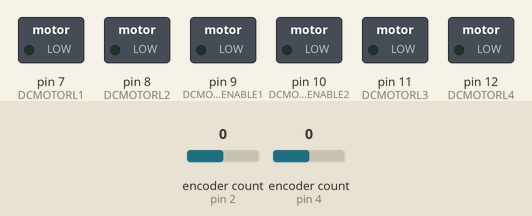
Recording of a sketch running on a simulated Arduino Uno, built with avr-gcc and run on an emulated ATmega328P. Parts: switched loads named in the sketch (green lamp = pin HIGH). The test bench sets the inputs (shaded band); at power-on: encoder count (sensors on pin 2, pin 4) 0. What the sketch prints to the serial monitor is not drawn.

Above: at 0.1 s.
At 2.1 s:
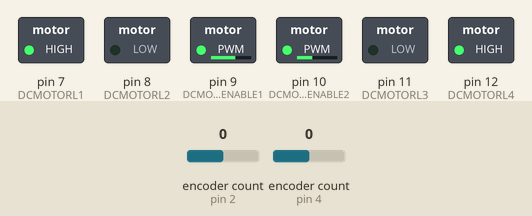
Timing chart, 0 to 3.6 s (numbered marks = the images above):
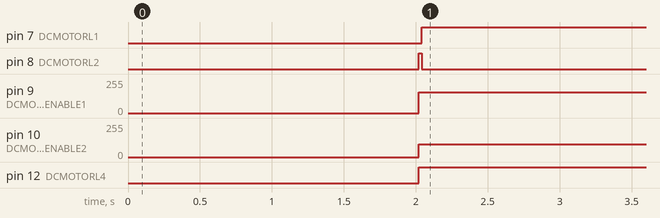

The sketch:

windchill_uno.ino
```cpp
/*
   windchill.ino

   windchill control software
*/

#include <PID_v1.h>
#include <Encoder.h>

#define DEBUG
#ifdef DEBUG
  #define DEBUG_PRINT(x) Serial.println(x)
#else
  #define DEBUG_PRINT(x)
#endif

#define SENSOR0 A0
#define SENSOR1 A1
#define SENSOR2 A2
#define SENSOR3 A3
#define SENSOR4 A4
#define SENSOR5 A5

#define PIN0 0 // RX0 & USB TO TTL
#define PIN1 1 // TX0 & USB TO TTL
#define DCMOTORENCODER1CHA 2 // INT0
#define DCMOTORENCODER1CHB 3 // INT1 & PWM
#define DCMOTORENCODER2CHA 4
#define DCMOTORENCODER2CHB 5
#define PIN6 6 // PWM
#define DCMOTORL1 7
#define DCMOTORL2 8
#define DCMOTORENABLE1 9 // PWM
#define DCMOTORENABLE2 10 // PWM
#define DCMOTORL3 11 // PWM
#define DCMOTORL4 12
#define PIN13 13 // LED

#define REVOLUTION 720 // encoder ticks per revolution

#define FORWARD 1
#define BACKWARD -1

void (*state)(void); // current state of the machine
void (*savestate)(void); // saved state for returning to state

// position of the device relative to bottom left corner
double position_x; // [m]
double position_y; // [m]
// maximum coordinates of the system
double max_x; // [m]
double max_y; // [m]

// encoder data objects
Encoder dcmotorenc1(DCMOTORENCODER1CHA, DCMOTORENCODER1CHB);
Encoder dcmotorenc2(DCMOTORENCODER2CHA, DCMOTORENCODER2CHB);
int32_t prevenc1;
int32_t prevenc2;
double prevvel1;
double prevvel2;

// time values
unsigned long prevtime;

// PID values for dc motor 1
double dcmotorsetpoint1;
double dcmotorinput1;
double dcmotoroutput1;
// PID constants dc motor 1
double kp1 = 10.0;
double ki1 = 0.0;
double kd1 = 0.0;
// PID values for dc motor 2
double dcmotorsetpoint2;
double dcmotorinput2;
double dcmotoroutput2;
// PID constants for dc motor 2
double kp2 = 10.0;
double ki2 = 0.0;
double kd2 = 0.0;

PID dcmotorpid1(&dcmotorinput1, &dcmotoroutput1, &dcmotorsetpoint1, kp1, ki1, kd1, DIRECT);
PID dcmotorpid2(&dcmotorinput2, &dcmotoroutput2, &dcmotorsetpoint2, kp2, ki2, kd2, DIRECT);

// initializes the pins
void setup() {
  // sets initial state to on procedure
  state = &on;
  savestate = NULL;
  // begin serial
  Serial.begin(9600);


  // dc motor output pins
  pinMode(DCMOTORENABLE1, OUTPUT);
  pinMode(DCMOTORENABLE2, OUTPUT);
  pinMode(DCMOTORL1, OUTPUT);
  pinMode(DCMOTORL2, OUTPUT);
  pinMode(DCMOTORL3, OUTPUT);
  pinMode(DCMOTORL4, OUTPUT);

  // set dc motors to turn off and reset
  dcmotorreset();
  // reset values for next state
  exitstate();
}

// runs function of whichever state the system is currently in
void loop() {
  (*state)();
}

// all systems powered but not performing any actions
// can transition to state of performing actions
void standby() {
  DEBUG_PRINT("standby state");
  // TURNS BOTH DC MOTORS OFF
  analogWrite(DCMOTORENABLE1, 0);
  analogWrite(DCMOTORENABLE2, 0);
  digitalWrite(DCMOTORL1, LOW);
  digitalWrite(DCMOTORL2, LOW);
  digitalWrite(DCMOTORL3, LOW);
  digitalWrite(DCMOTORL4, LOW);
  if (((micros() - prevtime) / 1000000) > 1) {
    state = &right;
    prevtime = micros();
  }
  else {
    return;
  }
}

// turns the device on and performs all checks necessary
void on() {
  state = &standby;
  return;
}

// reads sensors to determine location of the device relative to its environment
void calibrate() {
  return;
}

void forward() {
  DEBUG_PRINT("forward state");
  // turns on PID control
  dcmotorpidon();

  dcmotordirection(0, 1);
  dcmotordirection(1, 1);
  analogWrite(DCMOTORENABLE1, 96);
  analogWrite(DCMOTORENABLE2, 96);

  if (abs(dcmotorenc1.read()) > 720) {
    dcmotorreset();
    state = &right;
    exitstate();
  }
  else {
    return;
  }
}

void forward_climb() {
  DEBUG_PRINT("Forward Climb State");
  // turns on PID control
  dcmotorpidon();

  dcmotordirection(0, FORWARD);
  dcmotordirection(1, FORWARD);
  analogWrite(DCMOTORENABLE1, 96);
  analogWrite(DCMOTORENABLE2, 96);
}

void forward_descend() {
  DEBUG_PRINT("Forward Descend State");
  // turns on PID control
  dcmotorpidon();

  dcmotordirection(0, FORWARD);
  dcmotordirection(0, FORWARD);
  analogWrite(DCMOTORENABLE1, 155);
  analogWrite(DCMOTORENABLE2, 96);
}

void right() {
  DEBUG_PRINT("Right State");
  if (savestate != state) {
    savestate = &right;
    state = &reverse_turn;
  }
  else {
    savestate = &right;
  }

  // turns on PID control software
  dcmotorpidon();

  dcmotordirection(0, FORWARD);
  dcmotordirection(1, BACKWARD);
  analogWrite(DCMOTORENABLE1, 155);
  analogWrite(DCMOTORENABLE2, 96);

  if (abs(dcmotorenc1.read()) > 720) {
    dcmotorreset();
    state = &forward;
    exitstate();
    savestate = NULL;
  }
  else  {
    return;
  }
}

void left() {
  DEBUG_PRINT("Left State");
  // turns on PID control software
  dcmotorpidon();

  dcmotordirection(0, BACKWARD);
  dcmotordirection(1, FORWARD);

  if (true) {
    return;
  }
  else if (false) {
    dcmotorreset();
    exitstate();
  }
}

void reverse() {
  DEBUG_PRINT("Reverse State");
  // turns on PID control software
  dcmotorpidon();

  if (true) {
    return;
  }
  else if (false) {
    dcmotorreset();
    exitstate();
  }
}

/*
 * performs a short reverse to turn properly
 */
void reverse_turn() {
  DEBUG_PRINT("Reverse Turn State");
  // turns on PID control software
  dcmotorpidon();

  dcmotordirection(0, BACKWARD);
  dcmotordirection(1, BACKWARD);
  analogWrite(DCMOTORENABLE1,155);
  analogWrite(DCMOTORENABLE2, 96);

  // perform short backup and return to previous state
  if (abs(dcmotorenc1.read()) > 720) {
    state = savestate;
    dcmotorreset();
    exitstate();
  }
  else {
    return;
  }
}

// ********** MOTOR UTILITY FUNCTIONS **********

/*
 * reset dc motors and PID
 */
void dcmotorreset() {
  dcmotorpid1.SetMode(MANUAL);
  dcmotorpid2.SetMode(MANUAL);
  analogWrite(DCMOTORENABLE1, 0);
  analogWrite(DCMOTORENABLE2, 0);
  digitalWrite(DCMOTORL1, LOW);
  digitalWrite(DCMOTORL2, LOW);
  digitalWrite(DCMOTORL3, LOW);
  digitalWrite(DCMOTORL4, LOW);
}

/*
 * turn on dc motor pid
 */
void dcmotorpidon() {
  dcmotorpid1.SetMode(AUTOMATIC);
  dcmotorpid2.SetMode(AUTOMATIC);
}

/*
 * turn off dc motor pid
 */
void dcmotorpidoff() {
  dcmotorpid1.SetMode(MANUAL);
  dcmotorpid2.SetMode(MANUAL);
}

// dc motor control
void dcmotordirection(int motor, int d) {
  if (d == 0){
    return;
  }
  if (motor == 0) {
    if (d == FORWARD) {
      digitalWrite(DCMOTORL1, LOW);
      digitalWrite(DCMOTORL2, HIGH);
    }
    else if (d == BACKWARD) {
      digitalWrite(DCMOTORL1, HIGH);
      digitalWrite(DCMOTORL2, LOW);
    }
  }
  if (motor == 1) {
    if (d == FORWARD) {
      digitalWrite(DCMOTORL3, HIGH);
      digitalWrite(DCMOTORL4, LOW);
    }
    else if (d == BACKWARD) {
      digitalWrite(DCMOTORL3, LOW);
      digitalWrite(DCMOTORL4, HIGH);
    }
  }
}


// ********** STATE UTILITY FUNCTIONS **********

/*
 * exit state procedure
 * tidies up variables for next state
 */
void exitstate() {
  prevtime = micros();
  dcmotorenc1.write(0);
  dcmotorenc2.write(0);
}
```

Measured:
- by itself, pin 7 (DCMOTORL1), pin 12 (DCMOTORL4): LOW → HIGH at 2.0 s
- by itself, pin 8 (DCMOTORL2): LOW → HIGH at 2.0 s, → LOW 0.02 s later
- by itself, pin 9 (DCMOTORENABLE1): 0/255 → 155/255 at 2.0 s
- by itself, pin 10 (DCMOTORENABLE2): 0/255 → 96/255 at 2.0 s
